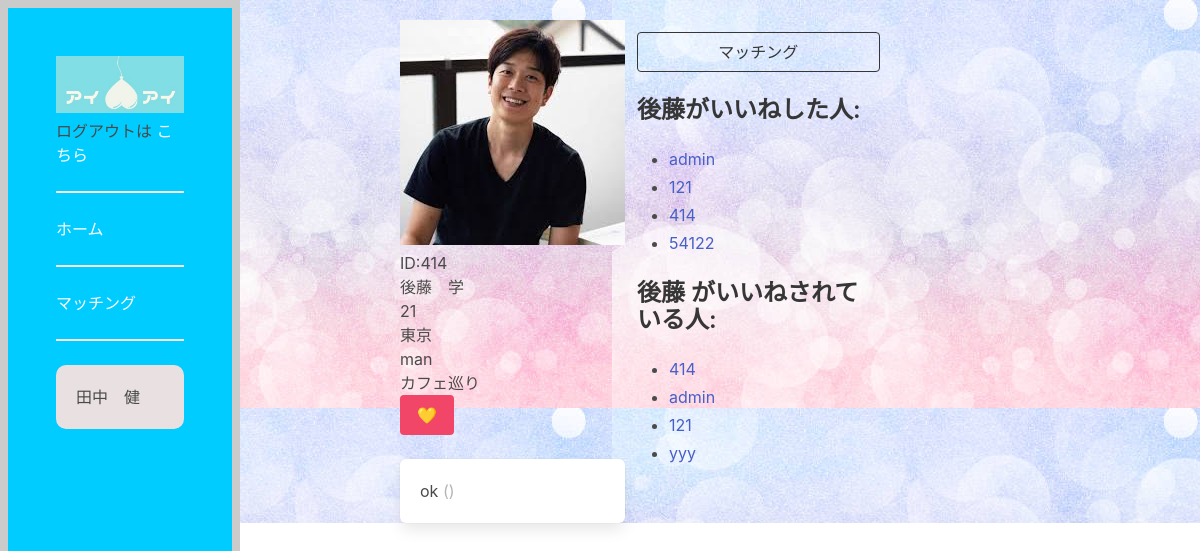
The app's page /profile/28 (signed in), older data.
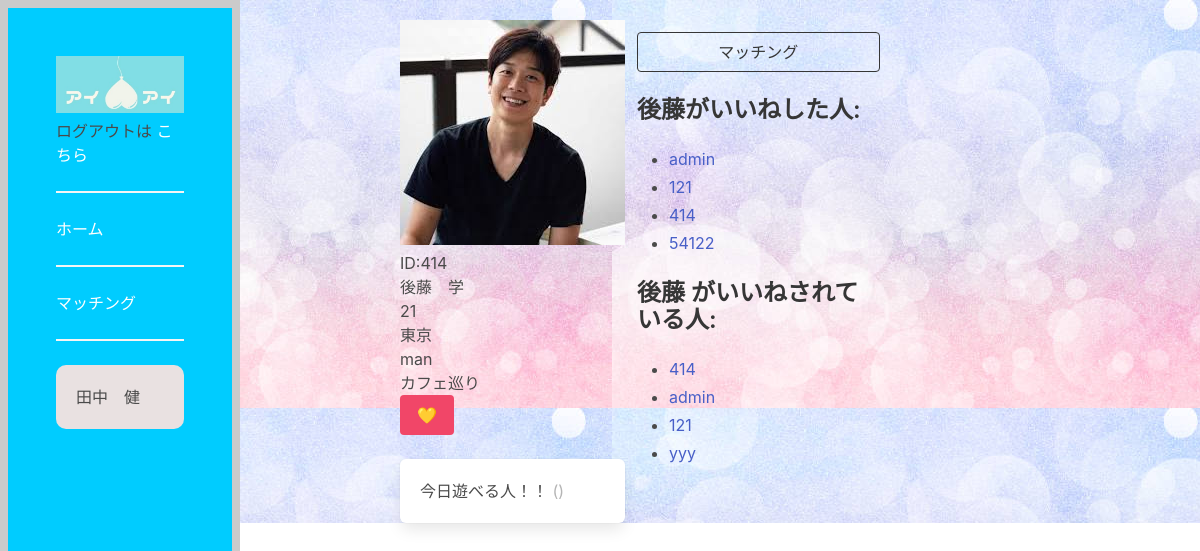
The same page, newer data.
### dwitter/models.py (models this page shows, shortened)
class Account(models.Model):
    user = models.OneToOneField(User, on_delete=models.CASCADE)
    last_name = models.CharField(max_length=100)
    first_name = models.CharField(max_length=100)
    account_image = models.ImageField(upload_to="",blank=True)
    category = models.CharField(
        max_length=100,
        choices = CATEGORY,
    )
    area = models.CharField(max_length=100)
    age = models.CharField(max_length=100)
    hobby = models.CharField(max_length=100)

class Profile(models.Model):
    user = models.OneToOneField(User, on_delete=models.CASCADE)
    follows = models.ManyToManyField(
        "self",
        related_name = "followed_by",
        symmetrical= False,
        blank=True
    )
    def __str__(self):
        return self.user.username

class Dweet(models.Model):
    user = models.ForeignKey(
        User, related_name="dweets", on_delete=models.DO_NOTHING
    )
    body = models.CharField(max_length=140)
    created = models.DateTimeField(auto_now_add=True)

### dwitter/views.py (the view, shortened to what this page needs)
# urls.py: path("profile/<int:pk>", views.profile, name="profile"),
@login_required
def profile(request, pk):
    if not hasattr(request.user, 'profile'):
        missing_profile = Profile(user=request.user)
        missing_profile.save()
    profile = Profile.objects.get(pk=pk)
    return render(request, "dwitter/profile.html", {"profile": profile})

### dwitter/templates/dwitter/profile.html (shortened to what this page needs)
{% extends 'base.html' %}
{% block content %}
<div class="flex">
<div class="x">
    <div class="block">
    <div>
        <img src="{{ profile.user.account.account_image.url}}" alt="{{ account.account_image}}" class="card-img-top">
        <p>ID:{{profile.user.username}}</p>
        <p>{{profile.user.account.last_name}}　{{profile.user.account.first_name}}</p>
        <p>{{profile.user.account.age}}</p>
        <p>{{profile.user.account.area}}</p>
        <p>{{profile.user.account.category}}</p>
        <p>{{profile.user.account.hobby}}</p>
    </div>
    <form method="post">
        <div class="buttons has-addons">
        {% if profile in user.profile.follows.all %}
            <button class="button is-danger"
                    name="follow"
                    value="unfollow">
                    💛
            </button>
        {% else %}
            <button class="button is-success"
                    name="follow"
                    value="follow">
                ♡
            </button>
        {% endif %}
        </div>
    </form>
    </div>
    <div class="content">
        {% for dweet in profile.user.dweets.all %}
        <div class="box">
                {{ dweet.body }}
                <span class="is-small has-text-grey-light">
                    ({{ dweet.created_at }})
                </span>
            </div>
        {% endfor %}
    </div>
</div>
<div class="column is-one-third">
    <div class="block">
        <a href="{% url 'profile_list' %}">
            <button class="button is-dark is-outlined is-fullwidth">
                マッチング
            </button>
        </a>
    </div>
    <div class="block">
        <h3 class="title is-4">
            {{profile.user.account.last_name}}がいいねした人:
        </h3>
        <div class="content">
            <ul>
            {% for following in profile.follows.all %}
                <li>
                    <a href="{% url 'profile' following.id %} ">
                        {{ following }}
                    </a>
                </li>
            {% endfor %}
            </ul>
        </div>
    </div>
    <div class="block">
        <h3 class="title is-4">
            {{profile.user.account.last_name}} がいいねされている人:
        </h3>
        <div class="content">
            <ul>
            {% for follower in profile.followed_by.all %}
                <li>
                    <a href="{% url 'profile' follower.id %} ">
                        {{ follower }}
                    </a>
                </li>
            {% endfor %}
            </ul>
        </div>
    </div>
</div>
</div>
{% endblock content %}

### dwitter/templates/base.html (shortened to what this page needs)
{% load static %}
<!DOCTYPE html>
<html lang="en">
<head>
     <link rel="stylesheet"
    href="https://cdn.jsdelivr.net/npm/bulma@0.9.3/css/bulma.min.css">
    <link rel="stylesheet" href="{% static 'css/dwitter.css' %}">
    <link rel="stylesheet" href="{% static 'css/dwitter-pages.css' %}">
</head>
<body>
    <section class=" is-success mb-4">
        <div class="hero-body">
            <img src={% static "css/main_image.jpg" %}>
            <p> ログアウトは
                <a href="{% url 'Logout' %}">こちら</a> <br>
                <hr>
                <a href="{% url 'dashboard' %}">ホーム</a> <br>
                <hr>
                <a href="{% url 'profile_list' %}">マッチング</a> <br>
                <hr>
            </p>
                <p class="login__user">{{user.account.last_name}}　{{user.account.first_name}}</p>
        </div>
        <div class="containera">
            <div class="">
                {% block content %}
                {% endblock content %}
            </div>
        </div>
</body>
</html>

### static/css/dwitter.css (style rules this page uses)
body { background-image: url(../css/BackGroundSample.jpg); }
.hero-body { height: 100%; width: 20%; background-color: #00CCFF; box-sizing: border-box; border: 8px solid rgb(203, 203, 203); position: fixed; }
.hero-body a { color: #fff; }
.containera { height: 100%; padding-left: 25em; }
.login__user { padding: 20px; border-radius: 10px; background-color: rgb(233, 225, 225); }

### static/css/dwitter-pages.css (style rules this page uses)
.flex { display: flex; flex-wrap: wrap; padding-top: 20px; }

Row changes from the older to the newer data that the page shows:
changed Dweet: body "ok" → "今日遊べる人！！"
